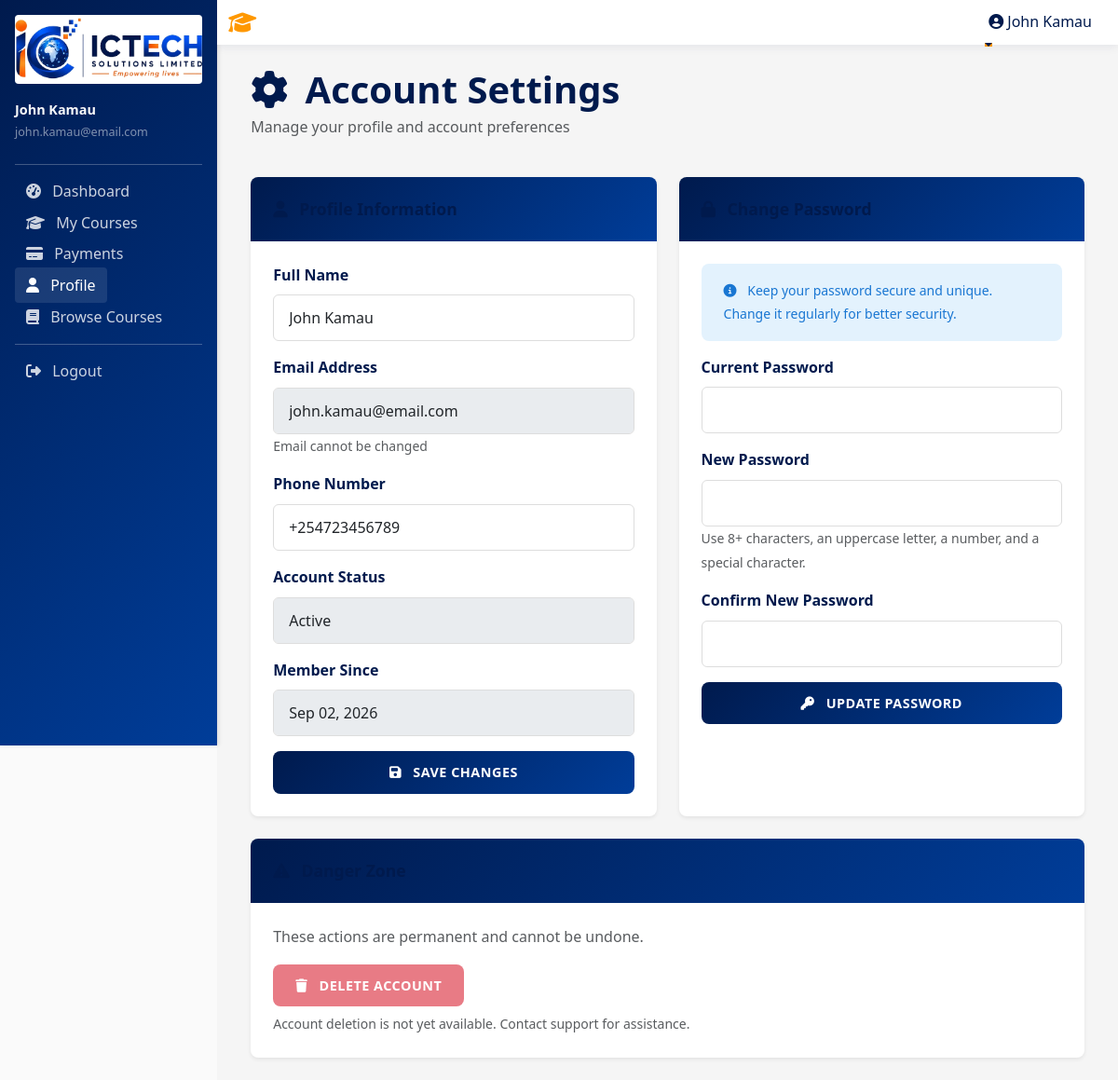
/student/profile.php (signed in), run on the app's committed database.
### tables this page shows
CREATE TABLE users (
    id INT PRIMARY KEY AUTO_INCREMENT,
    name VARCHAR(255) NOT NULL,
    email VARCHAR(255) UNIQUE NOT NULL,
    phone VARCHAR(20),
    password VARCHAR(255) NOT NULL,
    role ENUM('student', 'trainer', 'admin') DEFAULT 'student',
    status ENUM('active', 'inactive') DEFAULT 'active',
    created_at TIMESTAMP DEFAULT CURRENT_TIMESTAMP,
    updated_at TIMESTAMP DEFAULT CURRENT_TIMESTAMP ON UPDATE CURRENT_TIMESTAMP,
    INDEX idx_email (email),
    INDEX idx_role (role),
    INDEX idx_status (status)
);

### includes/auth.php (called while the page is built, shortened)
<?php
require_once __DIR__ . '/db.php';
class Auth {
    public static function getCurrentUserId() {
        return $_SESSION['user_id'] ?? null;
    }
}
?>

### includes/db.php (called while the page is built, shortened)
<?php
class Database {
    private $pdo;
    private static $instance = null;
    private function __construct() {
        try {
            $dsn = "mysql:host=" . DB_HOST . ";dbname=" . DB_NAME . ";charset=utf8mb4";
            $this->pdo = new PDO($dsn, DB_USER, DB_PASS, [
                PDO::ATTR_ERRMODE => PDO::ERRMODE_EXCEPTION,
                PDO::ATTR_DEFAULT_FETCH_MODE => PDO::FETCH_ASSOC,
                PDO::ATTR_EMULATE_PREPARES => false,
            ]);
        } catch (PDOException $e) {
            if (DEBUG_MODE) {
                die("Database connection failed: " . $e->getMessage());
            } else {
                die("Unable to connect to the database. Please try again later.");
            }
        }
    }
    public static function getInstance() {
        if (self::$instance === null) {
            self::$instance = new self();
        }
        return self::$instance;
    }
    public function query($sql, $params = []) {
        try {
            $stmt = $this->pdo->prepare($sql);
            $stmt->execute($params);
            return $stmt;
        } catch (PDOException $e) {
            if (DEBUG_MODE && LOG_ERRORS) {
                error_log("Database query error: " . $e->getMessage());
            }
            throw $e;
        }
    }
    public function getRow($sql, $params = []) {
        $stmt = $this->query($sql, $params);
        return $stmt->fetch();
    }
}
?>

### includes/helpers.php (called while the page is built, shortened)
<?php
require_once __DIR__ . '/db.php';
function h($text) {
    return htmlspecialchars($text, ENT_QUOTES, 'UTF-8');
}
function formatDate($date, $format = 'M d, Y') {
    return date($format, strtotime($date));
}
function getUserProfile($userId) {
    $db = Database::getInstance();
    return $db->getRow(
        "SELECT * FROM users WHERE id = ?",
        [$userId]
    );
}
?>

### student/profile.php (the view, shortened to what this page needs)
<?php
require_once __DIR__ . '/../includes/student-header.php';
$userId = Auth::getCurrentUserId();
$userProfile = getUserProfile($userId);
?>
<div class="container-fluid">
    <div class="row mb-4">
        <div class="col-md-12">
            <h1 class="mb-1">
                <i class="fas fa-cog me-2"></i> Account Settings
            </h1>
            <p class="text-muted">Manage your profile and account preferences</p>
        </div>
    </div>
    <div class="row">
        <div class="col-md-6 mb-4">
            <div class="card shadow-sm border-0">
                <div class="card-header bg-primary text-white">
                    <h5 class="mb-0"><i class="fas fa-user me-2"></i> Profile Information</h5>
                </div>
                <div class="card-body">
                    <form method="POST" class="portal-form">
                        <div class="form-group mb-3">
                            <label class="form-label">Full Name</label>
                            <input type="text" name="name" class="form-control"
                                   value="<?php echo h($userProfile['name']); ?>" required>
                        </div>
                        <div class="form-group mb-3">
                            <label class="form-label">Email Address</label>
                            <input type="email" class="form-control"
                                   value="<?php echo h($userProfile['email']); ?>" disabled>
                            <small class="text-muted">Email cannot be changed</small>
                        </div>
                        <div class="form-group mb-3">
                            <label class="form-label">Phone Number</label>
                            <input type="tel" name="phone" class="form-control"
                                   value="<?php echo h($userProfile['phone'] ?? ''); ?>"
                                   placeholder="+254 712 345 678">
                        </div>
                        <div class="form-group mb-3">
                            <label class="form-label">Account Status</label>
                            <input type="text" class="form-control"
                                   value="<?php echo ucfirst($userProfile['status']); ?>" disabled>
                        </div>
                        <div class="form-group mb-3">
                            <label class="form-label">Member Since</label>
                            <input type="text" class="form-control"
                                   value="<?php echo formatDate($userProfile['created_at']); ?>" disabled>
                        </div>
                        <button type="submit" class="btn btn-primary w-100">
                            <i class="fas fa-save me-2"></i> Save Changes
                        </button>
                    </form>
                </div>
            </div>
        </div>
        <div class="col-md-6 mb-4">
            <div class="card shadow-sm border-0">
                <div class="card-header bg-primary text-white">
                    <h5 class="mb-0"><i class="fas fa-lock me-2"></i> Change Password</h5>
                </div>
                <div class="card-body">
                    <form method="POST" class="portal-form">
                        <div class="alert alert-info mb-3">
                            <small><i class="fas fa-info-circle me-2"></i> Keep your password secure and unique. Change it regularly for better security.</small>
                        </div>
                        <div class="form-group mb-3">
                            <label class="form-label">Current Password</label>
                            <input type="password" name="current_password" class="form-control" required>
                        </div>
                        <div class="form-group mb-3">
                            <label class="form-label">New Password</label>
                            <input type="password" name="new_password" class="form-control" required>
                            <small class="text-muted">Use 8+ characters, an uppercase letter, a number, and a special character.</small>
                        </div>
                        <div class="form-group mb-3">
                            <label class="form-label">Confirm New Password</label>
                            <input type="password" name="confirm_password" class="form-control" required>
                        </div>
                        <button type="submit" class="btn btn-primary w-100">
                            <i class="fas fa-key me-2"></i> Update Password
                        </button>
                    </form>
                </div>
            </div>
        </div>
    </div>
    <div class="row">
        <div class="col-md-12">
            <div class="card shadow-sm border-0">
                <div class="card-header bg-danger text-white">
                    <h5 class="mb-0"><i class="fas fa-exclamation-triangle me-2"></i> Danger Zone</h5>
                </div>
                <div class="card-body">
                    <p class="text-muted mb-3">These actions are permanent and cannot be undone.</p>
                    <button class="btn btn-danger" disabled>
                        <i class="fas fa-trash me-2"></i> Delete Account
                    </button>
                    <small class="d-block mt-2 text-muted">Account deletion is not yet available. Contact support for assistance.</small>
                </div>
            </div>
        </div>
    </div>
</div>
<?php require_once __DIR__ . '/../includes/student-footer.php'; ?>

### assets/css/style.css (style rules this page uses)
:root { --primary: #001a4d; --secondary: #ff9800; --success: #4caf50; --danger: #f44336; --warning: #ffc107; --info: #2196f3; --light: #f5f5f5; --dark: #333; --gray: #999; --border-radius: 8px; --transition: all 0.3s ease; --shadow: 0 2px 8px rgba(0, 0, 0, 0.1); --shadow-lg: 0 4px 20px rgba(0, 0, 0, 0.15); }
* { margin: 0; padding: 0; box-sizing: border-box; }
html, body { height: 100%; }
body { font-family: 'Segoe UI', Tahoma, Geneva, Verdana, sans-serif; color: var(--dark); line-height: 1.6; background-color: #fafafa; }
h1, h2, h3, h4, h5, h6 { font-weight: 600; color: var(--primary); margin-bottom: 1rem; }
h1 { font-size: 2.5rem; }
h5 { font-size: 1.1rem; }
p { margin-bottom: 1rem; color: #555; }
.btn { border-radius: var(--border-radius); font-weight: 600; padding: 0.75rem 1.5rem; border: none; transition: var(--transition); text-transform: uppercase; font-size: 0.9rem; letter-spacing: 0.5px; }
.btn-primary { background: linear-gradient(135deg, var(--primary) 0%, #003d99 100%); color: white; }
.card { border: none; border-radius: var(--border-radius); box-shadow: var(--shadow); transition: var(--transition); overflow: hidden; height: 100%; }
.card-header { background: linear-gradient(135deg, var(--primary) 0%, #003d99 100%); color: white; border: none; padding: 1.5rem; }
.card-body { padding: 1.5rem; }
.form-group { margin-bottom: 1.5rem; }
.form-label { font-weight: 600; color: var(--primary); margin-bottom: 0.5rem; }
.form-control { border: 1px solid #ddd; border-radius: var(--border-radius); padding: 0.75rem 1rem; transition: var(--transition); }
.form-control::placeholder { color: #999; }
.alert { border-radius: var(--border-radius); border: none; padding: 1rem 1.5rem; }
.alert-info { background: #e3f2fd; color: #1976d2; }
.bg-primary { background: linear-gradient(135deg, var(--primary) 0%, #003d99 100%) !important; }
.mb-3 { margin-bottom: 1rem; }
.mb-4 { margin-bottom: 1.5rem; }
.mt-2 { margin-top: 0.5rem; }

### assets/css/student.css (style rules this page uses)
:root { --primary: #001a4d; --secondary: #ff9800; --light-50: rgba(255, 255, 255, 0.5); }
main h1, main h2, main h3 { color: var(--primary); margin-bottom: 1.5rem; }
.portal-form .form-control { border-radius: 6px; border: 1px solid #ddd; }
.portal-form .form-label { color: var(--primary); font-weight: 600; }

### data on the page
users: name "John Kamau", email "john.kamau@email.com", phone "+254723456789", status "Active", created_at "Sep 02, 2026"

### other printed values
$currentUser['name'] "John Kamau"
$currentUser['email'] "john.kamau@email.com"
